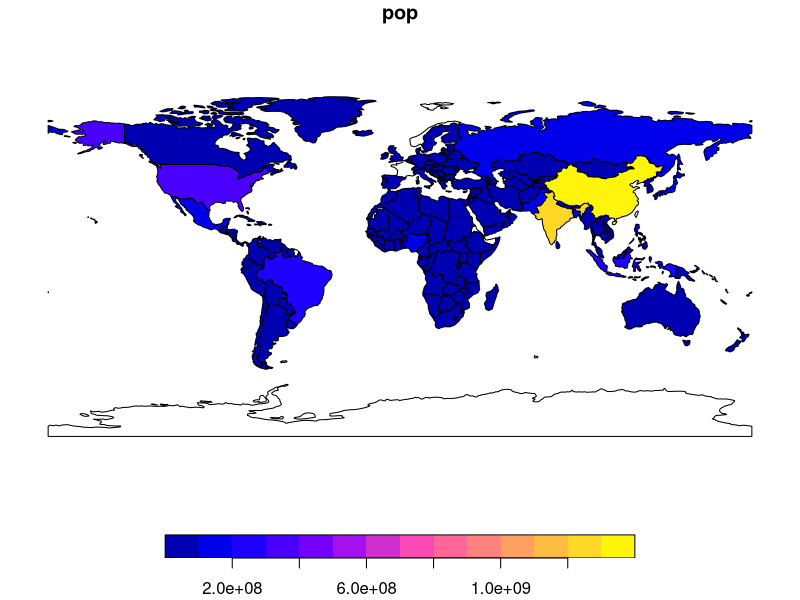
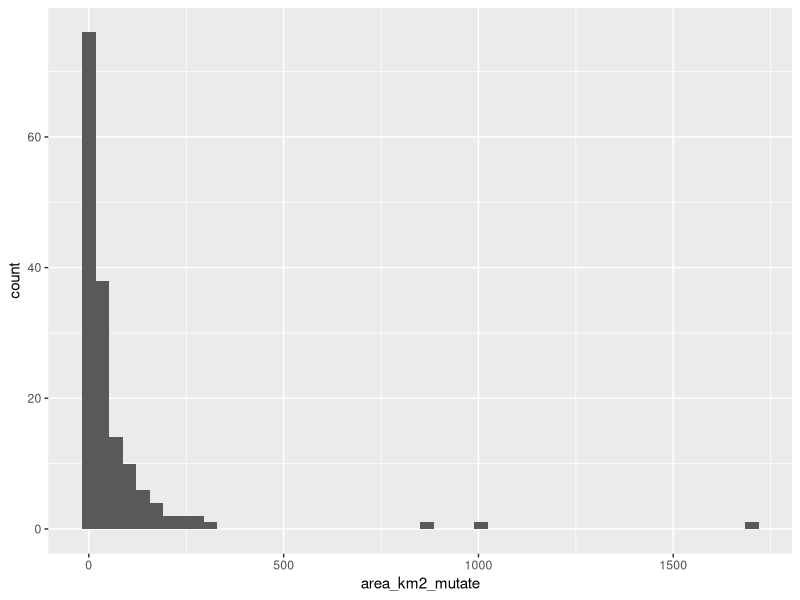
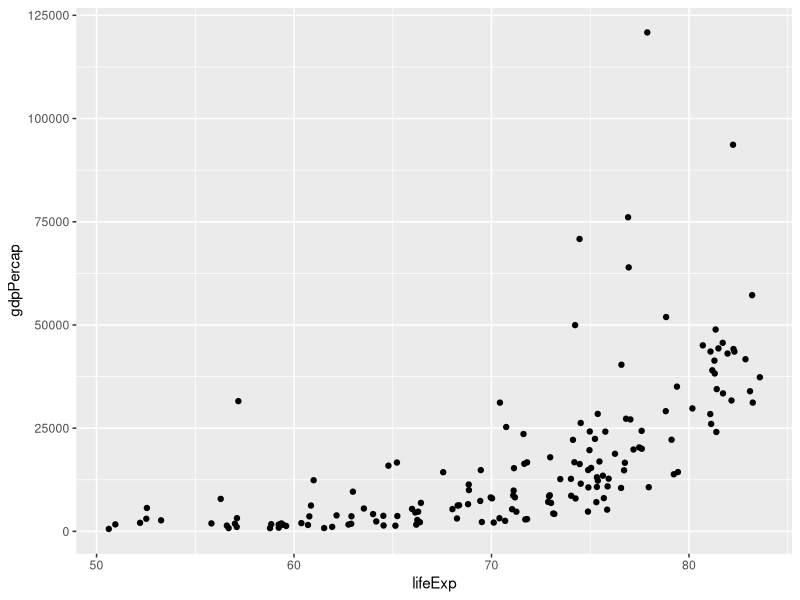

The R source for these figures, in order:
## ---- chunk 1
knitr::opts_chunk$set(echo = TRUE)
library(sf)
library(raster)
library(spData)
library(dplyr)
library(ggplot2)
## ---- chunk 2
world %>% 
  select(pop)%>%
  plot()

## ---- chunk 3
world %>%
  select(pop,name_long)%>%
  arrange(pop) -> posortowane
head(posortowane,1)
## ---- chunk 4
world1=subset(world,continent == 'Asia')
nrow(world1)

## ---- chunk 5
worldSloverign <- world %>%
filter(type == "Sovereign country")%>%
mutate(area_km2_mutate = area_km2 / 10000)
ggplot(worldSloverign, aes(x = area_km2_mutate)) +
geom_histogram(bins=50)

## ---- chunk 6

ggplot(world, aes(x = lifeExp, y = gdpPercap)) +
geom_point()
